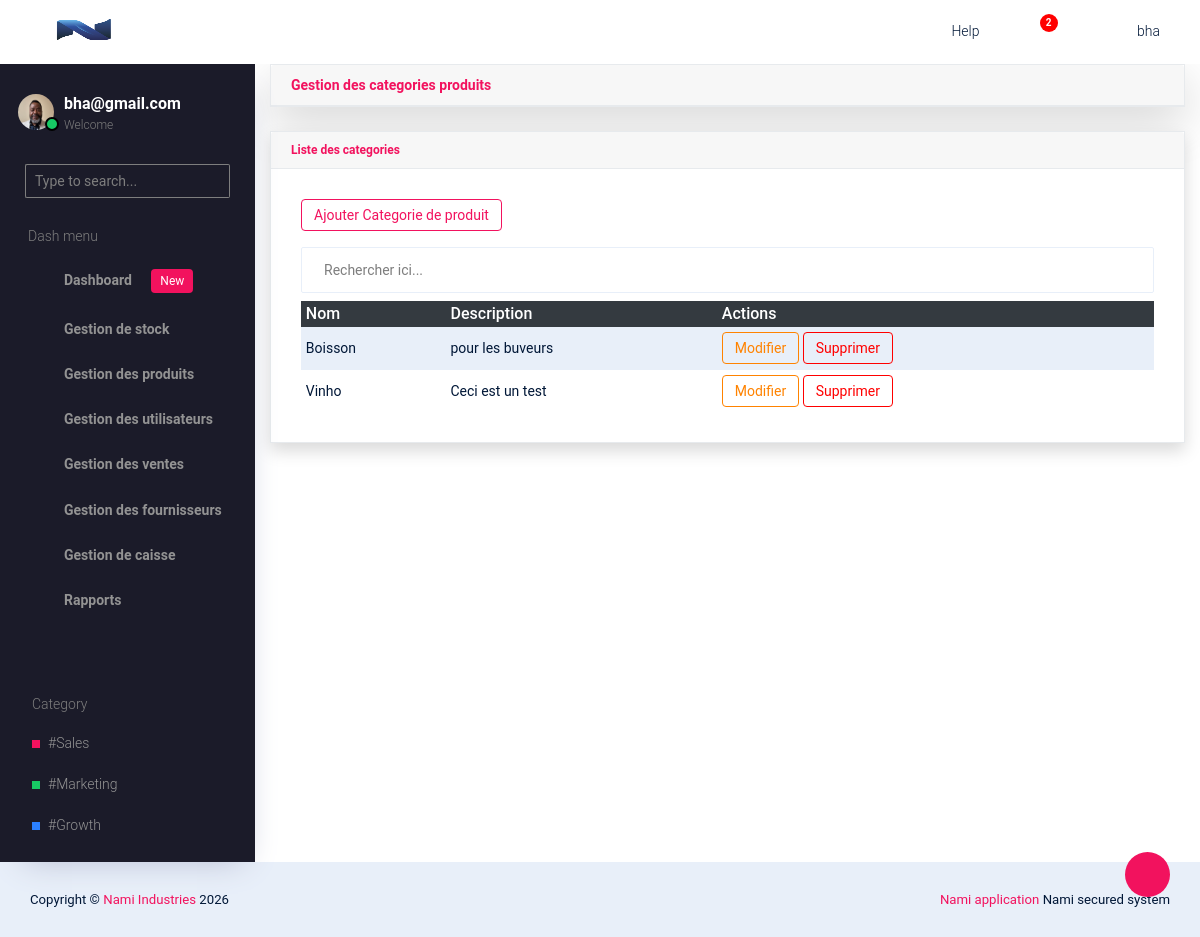
The page /main/categories-liste/ (signed in) on the database its author committed.
### companie/models.py (models this page shows, shortened)
class Company(models.Model):
    BUSINESS_TYPES = (
        ('etablissement', 'Etablissement'),
        ('societe', 'Societe'),
    )
    ESTABLISHMENT_TYPES = (
        ('pme', 'PME'),
        ('ipme', 'IPME'),
        ('ecs', 'Entreprise en commandite simple'),
    )
    COMPANY_TYPES = (
        ('sa', 'Societe par actions'),
        ('sarl', 'Societe a responsabilite limitee'),
        ('personnes', 'Societe de personnes'),
    )
    CURRENCY_CHOICES = (
        ('BIF', 'Franc Burundais (BIF)'),
        ('USD', 'Dollar Americain (USD)'),
        ('EUR', 'Euro (EUR)'),
        ('CDF', 'Franc Congolais (CDF)'),
    )
    name = models.CharField(max_length=200)
    owner_name = models.CharField(max_length=200)
    business_type = models.CharField(max_length=20, choices=BUSINESS_TYPES)
    sub_type = models.CharField(max_length=50, blank=True)
    registration_number = models.CharField(max_length=150)
    country = CountryField()
    province = models.CharField(max_length=100)
    email = models.EmailField()
    phone = models.CharField(max_length=30)
    address = models.CharField(max_length=255, blank=True, null=True)
    website = models.URLField(blank=True, null=True)
    currency = models.CharField(
        max_length=10,
        choices=CURRENCY_CHOICES,
        default='CDF'
    )
    tva = models.DecimalField(max_digits=12, decimal_places=2, default=Decimal("0.00"))
    logo = models.ImageField(
        upload_to='company_logo/',
        blank=True,
        null=True
    )
    created_at = models.DateTimeField(auto_now_add=True)

### account/models.py (models this page shows, shortened)
class Profile(models.Model):
    user = models.OneToOneField(User, on_delete=models.CASCADE)
    photo = models.ImageField(upload_to="profiles/", blank=True, null=True)

### product/models.py (models this page shows, shortened)
class CategoryProduct(models.Model):
    name = models.CharField(max_length=100, unique=True)
    description = models.TextField(blank=True, null=True)
    created_at = models.DateTimeField(auto_now_add=True)

### core/views.py (the view)
# urls.py: path('categories-liste/', views.category_list, name='category_list'),
@login_required
@role_required("Admin","Gestionnaire_stock")
def category_list(request):
    template = loader.get_template('category/list.html')
    categories = CategoryProduct.objects.all().order_by('name')
    context = {
        'categories':categories
    }
    return HttpResponse(template.render(context, request))

### core/context_processors.py (called while the page is built)
def company_info(request):
	company = Company.objects.first()
	return {
		'company':company
	}

### core/templates/category/list.html (shortened to what this page needs)
{% extends 'base.html' %}
{% block content %}
{% load humanize %}
<div class="container-fluid">
    <div class="card mb-4 shadow-lg">
        <div class="card-header m-0 font-weight-bold text-primary">
            Gestion des categories produits
        </div>
    </div>
    <div class="card shadow">
        <div class="card-header">
            <h6 class="m-0 font-weight-bold text-primary">
                Liste des categories
            </h6>
        </div>
        <div class="card-body">
            <a href="{% url 'category_create' %}" class="btn btn-outline-primary btn-sm mb-3">
                Ajouter Categorie de produit
            </a>
            <div class="table-responsive">
                <div class="input-group">
                   <input type="text" id="searchInput" class="form-control mb-2" placeholder="Rechercher ici...">
                </div>
                <table class="table table-sm table-striped" id="dataTable">
                    <thead class="table-dark">
                        <tr>
                            <th>Nom</th>
                            <th>Description</th>
                            <th>Actions</th>
                        </tr>
                    </thead>
                    <tbody>
                        {% for category in categories %}
                        <tr>
                            <td>{{ category.name }}</td>
                            <td>{{ category.description }}</td>
                            <td>
                                <a href="{% url 'category_update' category.id %}" class="btn btn-sm btn-outline-warning">Modifier</a>
                                <a href="{% url 'category_delete' category.id %}" class="btn btn-sm btn-outline-danger">Supprimer</a>
                            </td>
                        </tr>
                        {% empty %}
                        <tr>
                            <td colspan="3" class="text-center">Aucune catégorie</td>
                        </tr>
                        {% endfor %}
                    </tbody>
                </table>
            </div>
        </div>
    </div>
</div>
{% endblock %}

### core/templates/base.html (shortened to what this page needs)
{% load static %}
<!DOCTYPE html>
<html lang="en">
  <head>
    <link rel="stylesheet" href="{% static 'vendors/typicons.font/font/typicons.css' %}">
    <link rel="stylesheet" href="{% static 'vendors/css/vendor.bundle.base.css' %}">
    <link rel="stylesheet" href="{% static 'css/vertical-layout-light/style.css' %}">
  </head>
  <body>
    <div class="container-scroller">
      <nav class="navbar col-lg-12 col-12 p-0 fixed-top d-flex flex-row">
        <div class="text-center navbar-brand-wrapper d-flex align-items-center justify-content-center">
          <a class="navbar-brand brand-logo" href="{% url 'dashboard:admin_dashboard' %}">
            {% if company and company.logo %}
            <img src="{{ company.logo.url }}" class="img-fluid" alt="logo"/>
            {% else %}
            <img src="{% static 'images/logo-mini.svg' %}" alt="logo"/>
            {% endif %}
          </a>
          <button class="navbar-toggler navbar-toggler align-self-center d-none d-lg-flex" type="button" data-toggle="minimize">
            <span class="typcn typcn-th-menu"></span>
          </button>
        </div>
        <div class="navbar-menu-wrapper d-flex align-items-center justify-content-end">
          <ul class="navbar-nav navbar-nav-right">
            <li class="nav-item d-none d-lg-flex  mr-2">
              <a class="nav-link" href="#">
                Help
              </a>
            </li>
            <li class="nav-item dropdown  d-flex">
              <a class="nav-link count-indicator dropdown-toggle d-flex align-items-center justify-content-center" id="notificationDropdown" href="#" data-toggle="dropdown">
                <i class="typcn typcn-bell mr-0"></i>
                <span class="count bg-danger">2</span>
              </a>
            </li>
            <li class="nav-item nav-profile dropdown">
              {% if user.is_authenticated %}
              <a class="nav-link dropdown-toggle  pl-0 pr-0" href="#" data-toggle="dropdown" id="profileDropdown">
                <i class="typcn typcn-user-outline mr-0"></i>
                <span class="nav-profile-name">{{ user.username }}</span>
              </a>
              {% endif %}
            </li>
          </ul>
        </div>
      </nav>
      <div class="container-fluid page-body-wrapper">
        <div class="theme-setting-wrapper">
          <div id="settings-trigger"><i class="typcn typcn-cog-outline"></i></div>
        </div>
        <nav class="sidebar sidebar-offcanvas" id="sidebar">
        <ul class="nav">
          <li class="nav-item">
            <div class="d-flex sidebar-profile">
              {% if user.is_authenticated %}
                {% if request.user.profile.photo %}
                  <div class="sidebar-profile-image">
                    <img src="{{ request.user.profile.photo.url }}" alt="image">
                    <span class="sidebar-status-indicator"></span>
                  </div>
                {% endif %}
              <div class="sidebar-profile-name">
                <p class="sidebar-name">
                  {{ user.email }}
                </p>
                <p class="sidebar-designation">
                  Welcome
                </p>
              </div>
              {% endif %}
            </div>
            <div class="nav-search">
              <div class="input-group">
                <input type="text" class="form-control" placeholder="Type to search..." aria-label="search" aria-describedby="search">
                <div class="input-group-append">
                  <span class="input-group-text" id="search">
                    <i class="typcn typcn-zoom"></i>
                  </span>
                </div>
              </div>
            </div>
            <p class="sidebar-menu-title">Dash menu</p>
          </li>
          {% for group in request.user.groups.all %}
            {% if group.name == "Admin" or group.name == "Caisse" or group.name == "Gestionnaire_stock" %}
            <li class="nav-item">
              <a class="nav-link" href="{% url 'dashboard:admin_dashboard' %}">
                <i class="typcn typcn-device-desktop menu-icon"></i>
                <span class="menu-title">Dashboard <span class="badge badge-primary ml-3">New</span></span>
              </a>
            </li>
            {% endif %}
            {% if group.name == "Admin" or group.name == "Gestionnaire_stock" %}
            <li class="nav-item">
              <a class="nav-link" data-toggle="collapse" href="#ui-basic" aria-expanded="false" aria-controls="ui-basic">
                <i class="typcn typcn-briefcase menu-icon"></i>
                <span class="menu-title">Gestion de stock</span>
                <i class="typcn typcn-chevron-right menu-arrow"></i>
              </a>
            </li>
          {% endif %}
          {% if group.name == "Admin" or group.name == "Gestionnaire_stock" %}
          <li class="nav-item">
            <a class="nav-link" data-toggle="collapse" href="#form-elements" aria-expanded="false" aria-controls="form-elements">
              <i class="typcn typcn-film menu-icon"></i>
              <span class="menu-title">Gestion des produits</span>
              <i class="menu-arrow"></i>
            </a>
          </li>
          {% endif %}
          {% if group.name == "Admin" %}
          <li class="nav-item">
            <a class="nav-link" data-toggle="collapse" href="#charts" aria-expanded="false" aria-controls="charts">
              <i class="typcn typcn-chart-pie-outline menu-icon"></i>
              <span class="menu-title">Gestion des utilisateurs</span>
              <i class="menu-arrow"></i>
            </a>
          </li>
          {% endif %}
          {% if group.name == "Admin" or group.name == "Caisse" %}
          <li class="nav-item">
            <a class="nav-link" data-toggle="collapse" href="#tables" aria-expanded="false" aria-controls="tables">
              <i class="typcn typcn-th-small-outline menu-icon"></i>
              <span class="menu-title">Gestion des ventes</span>
              <i class="menu-arrow"></i>
            </a>
          </li>
          {% endif %}
          {% if group.name == "Admin" %}
          <li class="nav-item">
            <a class="nav-link" data-toggle="collapse" href="#auth" aria-expanded="false" aria-controls="auth">
              <i class="typcn typcn-user-add-outline menu-icon"></i>
              <span class="menu-title">Gestion des fournisseurs</span>
              <i class="menu-arrow"></i>
            </a>
          </li>
          {% endif %}
          {% if group.name == "Admin" or group.name == "Caisse" %}
          <li class="nav-item">
            <a class="nav-link" data-toggle="collapse" href="#error" aria-expanded="false" aria-controls="error">
              <i class="typcn typcn-globe-outline menu-icon"></i>
              <span class="menu-title">Gestion de caisse</span>
              <i class="menu-arrow"></i>
            </a>
          </li>
          {% endif %}
          {% if group.name == "Admin" %}
          <li class="nav-item">
            <a class="nav-link" data-toggle="collapse" href="#rapport" aria-expanded="false" aria-controls="rapport">
              <i class="typcn typcn-document-text menu-icon"></i>
              <span class="menu-title">Rapports</span>
              <i class="menu-arrow"></i>
            </a>
          </li>
          {% endif %}
          {% endfor %}
        </ul>
        <ul class="sidebar-legend">
          <li>
            <p class="sidebar-menu-title">Category</p>
          </li>
          <li class="nav-item"><a href="#" class="nav-link">#Sales</a></li>
          <li class="nav-item"><a href="#" class="nav-link">#Marketing</a></li>
          <li class="nav-item"><a href="#" class="nav-link">#Growth</a></li>
        </ul>
      </nav>
        {% block content %}{% endblock %}
    </div>
  </body>
  <footer class="footer">
  <div class="d-sm-flex justify-content-center justify-content-sm-between">
    <span class="text-center text-sm-left d-block d-sm-inline-block">Copyright © <a href="https://" target="_blank">Nami Industries</a> 2026</span>
    <span class="float-none float-sm-right d-block mt-1 mt-sm-0 text-center"><a href="https://" target="_blank">Nami application </a>Nami secured system</span>
  </div>
</footer>
</html>

### rows shown on the page
Company: logo (picture)
CategoryProduct: name "Boisson", description "pour les buveurs"
CategoryProduct: name "Vinho", description "Ceci est un test"

### other values the page prints
{{ user.username }} "bha"
{{ user.email }} "bha@gmail.com"
